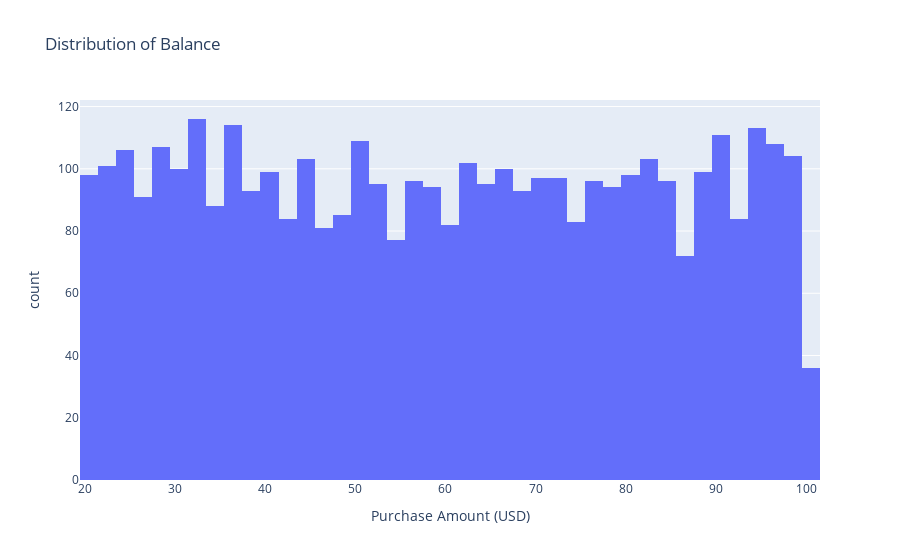

This figure's notebook cell:
### Code cell
import plotly.express as px

fig = px.histogram(df, x='Purchase Amount (USD)', nbins=50, title='Distribution of Balance')
fig.show()

### Figure 1 — Plotly figure (JSON) as saved in the notebook; plotly's stock layout.template omitted (floating-point values rounded to 4 significant figures; data arrays with more than 128 entries replaced by an {"elided": "..."} marker saying what was removed)
{"data": [{"alignmentgroup": "True", "bingroup": "x", "hovertemplate": "Purchase Amount (USD)=%{x}<br>count=%{y}<extra></extra>", "legendgroup": "", "marker": {"color": "#636efa", "pattern": {"shape": ""}}, "name": "", "nbinsx": 50, "offsetgroup": "", "orientation": "v", "showlegend": false, "type": "histogram", "x": {"elided": "3900 int values"}, "xaxis": "x", "yaxis": "y"}], "layout": {"barmode": "relative", "legend": {"tracegroupgap": 0}, "title": {"text": "Distribution of Balance"}, "xaxis": {"anchor": "y", "domain": [0, 1], "title": {"text": "Purchase Amount (USD)"}}, "yaxis": {"anchor": "x", "domain": [0, 1], "title": {"text": "count"}}}}
